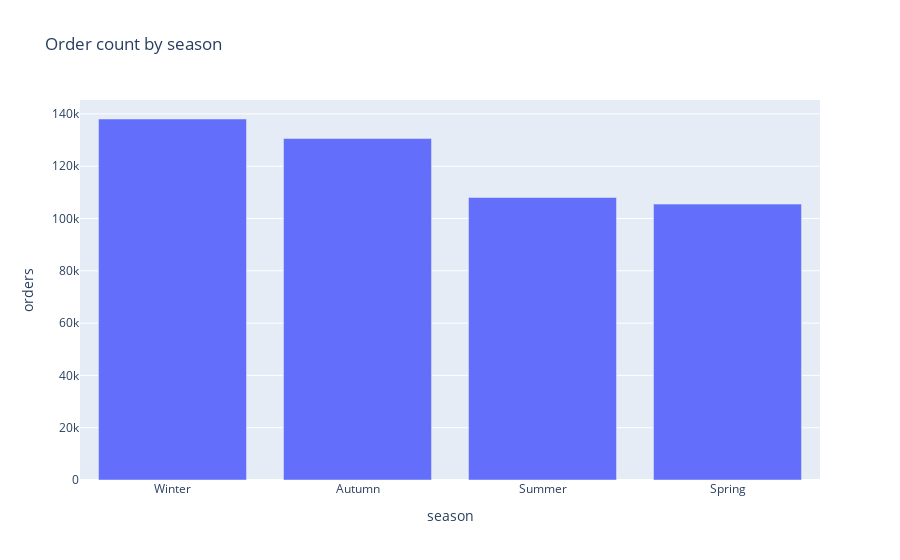

Notebook cell for this chart:
### Markdown cell above
1) The highest order count occurs on Friday, followed by Sunday and Saturday.
2) The weekdays, from Monday to Thursday, show a relatively similar number of orders, with slight variations.

### Code cell
# plot order count by season in a bar chart plotly
grouped = eda_train.groupby('season')['orders'].sum().reset_index()

# sort data
grouped = grouped.sort_values('orders', ascending=False)

fig = px.bar(grouped, x='season', y='orders', title='Order count by season')
fig.show()

### Figure 1 — Plotly figure (JSON) as saved in the notebook; plotly's stock layout.template omitted (floating-point values rounded to 4 significant figures)
{"data": [{"alignmentgroup": "True", "hovertemplate": "season=%{x}<br>orders=%{y}<extra></extra>", "legendgroup": "", "marker": {"color": "#636efa", "pattern": {"shape": ""}}, "name": "", "offsetgroup": "", "orientation": "v", "showlegend": false, "textposition": "auto", "type": "bar", "x": ["Winter", "Autumn", "Summer", "Spring"], "xaxis": "x", "y": [138050, 130586, 108040, 105499], "yaxis": "y"}], "layout": {"barmode": "relative", "legend": {"tracegroupgap": 0}, "title": {"text": "Order count by season"}, "xaxis": {"anchor": "y", "domain": [0, 1], "title": {"text": "season"}}, "yaxis": {"anchor": "x", "domain": [0, 1], "title": {"text": "orders"}}}}
